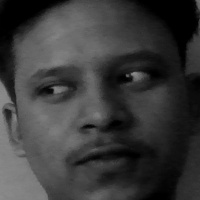
#> input picture Face-Based-attendance-system/facedetect/dataset/User.1.1.jpg, 200 x 200 px
$ python -i register.py   (imports and definitions only)
#> lines starting #> are read from the running program, lines starting #| are printed output that depends on the picture
#> further down, picture is the input picture: shape (200, 200, 3); min 0, max 141, mean 58.3

import cv2
import cv2                                                                      # openCV
import numpy as np                                                              # for numpy arrays
import mysql.connector
import argparse
from mysql.connector import Error
import os                                                                       # for creating folders


def insertOrUpdate(Id, Name,semester,section) :                                            # this function is for database
    connection = mysql.connector.connect(host='localhost',
                                         database='student',
                                         user='root',
                                         password='')
    connect = connection.cursor()
    # connecting to the database
                              # selecting the row of an id into consideration
    params = (Id,Name,semester,section)                                               # insering a new student data
    connect.execute("INSERT INTO studentdetails (id,name,semester,section)VALUES(%s,%s,%s,%s)", params)
    connection.commit()
    connect.close()
    connection.close()


# [6 lines not run here, left out]

#C:\Users\Richard Lobo\AppData\Local\Programs\Python\Python37\Lib\site-packages\cv2\data\haarcascade_frontalface_default
face_classifier=cv2.CascadeClassifier('haarcascade_frontalface_default.xml')


def face_extractor(img):
    gray = cv2.cvtColor(img, cv2.COLOR_BGR2GRAY)
    # noise removal using iterative bilateral filters(removing noise and preserving edges

    gray = cv2.bilateralFilter(gray, 11, 17, 17)
    faces = face_classifier.detectMultiScale(gray, 1.3, 5)
#> faces = [[10, 13, 171, 171]]

    if faces is ():
        return None

    for (x, y, w, h) in faces:
        cropped_face = img[y:y + h, x:x + w]
#> this loop made 1 pass
#> pass 1, in face_extractor, `cropped_face = img[y:y + h, x:x + w]`:
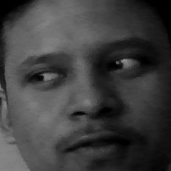
#> cropped_face: shape (171, 171, 3); min 0, max 141, mean 62.7

    return cropped_face


# [1 line not run here, left out]
count = 0

# [22 lines not run here, left out]

>>> import cv2
>>> picture = cv2.imread('dataset/User.1.1.jpg')
>>> result = face_extractor(picture)
